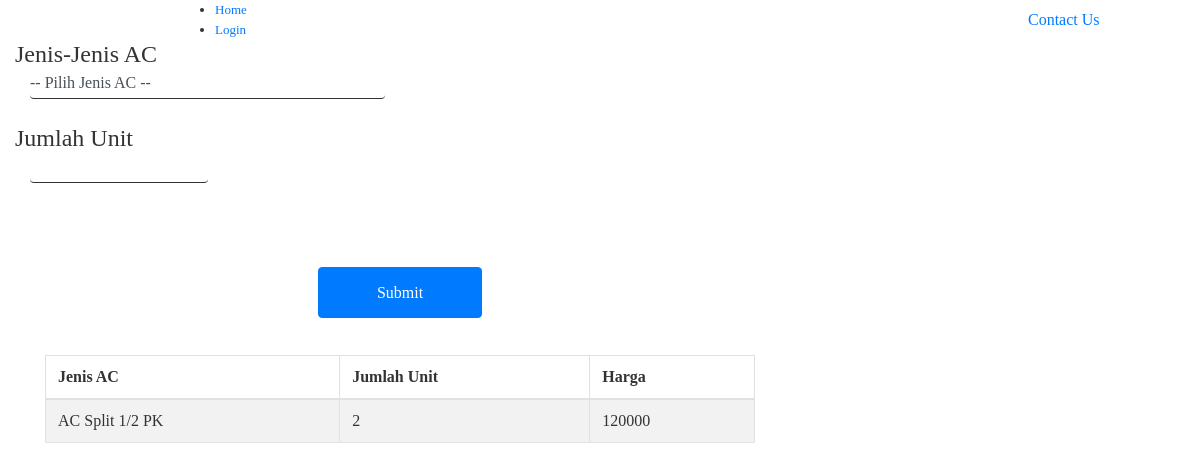
Screenshot of /detailAC.php?id=1 with the database file from the repository.
### tables this page shows
CREATE TABLE `detil_ac` (
  `id` int(20) NOT NULL,
  `tasks_id` int(20) NOT NULL,
  `jenis_ac` varchar(100) NOT NULL,
  `jm_unit` int(10) NOT NULL,
  `harga` decimal(10,0) NOT NULL
);

CREATE TABLE `jenis_ac` (
  `id` int(10) NOT NULL,
  `jenis` varchar(100) NOT NULL,
  `deskripsi` varchar(100) NOT NULL,
  `harga` decimal(10,0) NOT NULL,
  `kategori` varchar(20) NOT NULL
);

### detailAC.php (the view, shortened to what this page needs)
<?php
require_once "koneksi.php";
if($_SESSION != null)
    $user = $_SESSION['username'];
else
    $user = "";
    $login=mysqli_query($con,"SELECT * FROM `login` where `username` = '".$user."' and `lvl` = '2'" );
    $lg=mysqli_fetch_array($login);
?>
<html class="no-js" lang="zxx">
    <head>
            <link rel="stylesheet" href="assets/css/bootstrap.min.css">
            <link rel="stylesheet" href="assets/css/owl.carousel.min.css">
            <link rel="stylesheet" href="assets/css/flaticon.css">
            <link rel="stylesheet" href="assets/css/slicknav.css">
            <link rel="stylesheet" href="assets/css/animate.min.css">
            <link rel="stylesheet" href="assets/css/magnific-popup.css">
            <link rel="stylesheet" href="assets/css/fontawesome-all.min.css">
            <link rel="stylesheet" href="assets/css/themify-icons.css">
            <link rel="stylesheet" href="assets/css/slick.css">
            <link rel="stylesheet" href="assets/css/nice-select.css">
            <link rel="stylesheet" href="assets/css/style.css">
   </head>
   <body>
       <header>
        <div class="header-area header-transparrent ">
            <div class="main-header header-sticky">
                <div class="container">
                    <div class="row align-items-center">
                        <div class="col-xl-2 col-lg-2 col-md-1">
                        </div>
                        <div class="col-xl-8 col-lg-8 col-md-8">
                            <div class="main-menu f-right d-none d-lg-block">
                                <nav>
                                    <ul id="navigation">
                                        <li><a href="index.php"> Home</a></li>
                                        <?php
                                        if($lg != null){
                                        ?>
                                            <li><a href="tracking.php">Tracking</a></li>
                                            <li><a href="logout.php">Log Out</a></li>
                                        <?php }else {?>
                                             <li><a href="login.php">Login</a></li>
                                        <?php }?>
                                    </ul>
                                </nav>
                            </div>
                        </div>
                        <div class="col-xl-2 col-lg-2 col-md-3">
                            <div class="header-right-btn f-right d-none d-lg-block">
                                <a href="#" class="btn header-btn">Contact Us</a>
                            </div>
                        </div>
                        <div class="col-12">
                        </div>
                    </div>
                </div>
            </div>
       </div>
    </header>
    <div class="what-we-do we-padding">
        <div class="container">
            <div class="row">
                <div class="col-lg-8">
                    <form class="form-contact contact_form" action="saveDetilAc.php" method="POST">
                        <div>
                            <h4>Jenis-Jenis AC</h4>
                        </div>
                        <div class="col-sm-6">
                            <select name="jenis_ac" id="jenis_ac" class="form-control">
                                <option value="-">-- Pilih Jenis AC --</option>
                            </select>
                        </div>
                        <div>
                            <h4>Jumlah Unit</h4>
                        </div>
                        <div class="col-sm-6">
                            <div class="form-group">
                                <input class="form-control valid" name="jm_unit" id="jm_unit" type="jm_unit">
                            </div>
                        </div>
                        <br/>
                        <div class="text-center">
                     <button type="submit" class="btn btn-primary my-4">Submit</button>
                  </div>
                    </form>
                    <div class="we-create-area">
            <div class="container">
                <div class="row d-flex align-items-end">
                    <div class="col-lg-12">
                        <div class="what-we-do we-padding">
                <div class="container">
                    <div class="col_full">
                            <div class="table-responsive">
                                <table id="datatable1" class="table table-striped table-bordered" cellspacing="0" width="100%">
                                    <thead>
                                    <tr>
                                        <th>Jenis AC</th>
                                        <th>Jumlah Unit</th>
                                        <th>Harga</th>
                                    </tr>
                                    </thead>
                                    <tbody>
                                    <?php
                                    require_once "koneksi.php";
                                    $tasksid = $_GET['id'];
                                    $sql = "SELECT da.*,j.jenis FROM `detil_ac` da join `jenis_ac` j on j.id = da.jenis_ac WHERE `tasks_id` = '$tasksid'";
                                    $query = mysqli_query($con, $sql) or die("Gagal". mysqli_error($con));
                                    while($tampil = mysqli_fetch_array($query)){
                                        ?>
                                        <tr>
                                            <td><?php echo $tampil['jenis']; ?></td>
                                            <td><?php echo $tampil['jm_unit']; ?></td>
                                            <td><?php echo $tampil['harga']; ?></td>
                                        </tr>
                                    <?php };?>
                                    </tbody>
                                </table>
                            </div>
                        </div>
                </div>
            </div>
                    </div>
                </div>
            </div>
                </div>
            </div>
   </body>
   </html>

### css/style.css (style rules this page uses)
* { -webkit-box-sizing: border-box; -moz-box-sizing: border-box; box-sizing: border-box; }
body { font-family: "Poppins-Regular"; color: #333; font-size: 13px; margin: 0; }
input, textarea, select, button { font-family: "Poppins-Regular"; color: #333; font-size: 13px; }
p, h1, h2, h3, h4, h5, h6, ul { margin: 0; }
ul { padding-left: 0; margin-bottom: 0; }
.form-group { display: flex; }
.form-group input { width: 50%; }
.form-group input:first-child { margin-right: 25px; }
.form-control { border: 1px solid #333; border-top: none; border-right: none; border-left: none; display: block; width: 100%; height: 30px; padding: 0; margin-bottom: 25px; }
select { -moz-appearance: none; -webkit-appearance: none; cursor: pointer; padding-left: 20px; }
button { border: none; width: 164px; height: 51px; margin: auto; margin-top: 40px; cursor: pointer; display: flex; align-items: center; justify-content: center; padding: 0; background: #333; font-size: 15px; color: #fff; vertical-align: middle; -webkit-transform: perspective(1px) translateZ(0); transform: perspective(1px) translateZ(0); -webkit-transition-duration: 0.3s; transition-duration: 0.3s; }

### rows the page displays
detil_ac: jenis_ac.jenis "AC Split 1/2 PK", jm_unit "2", harga "120000"
